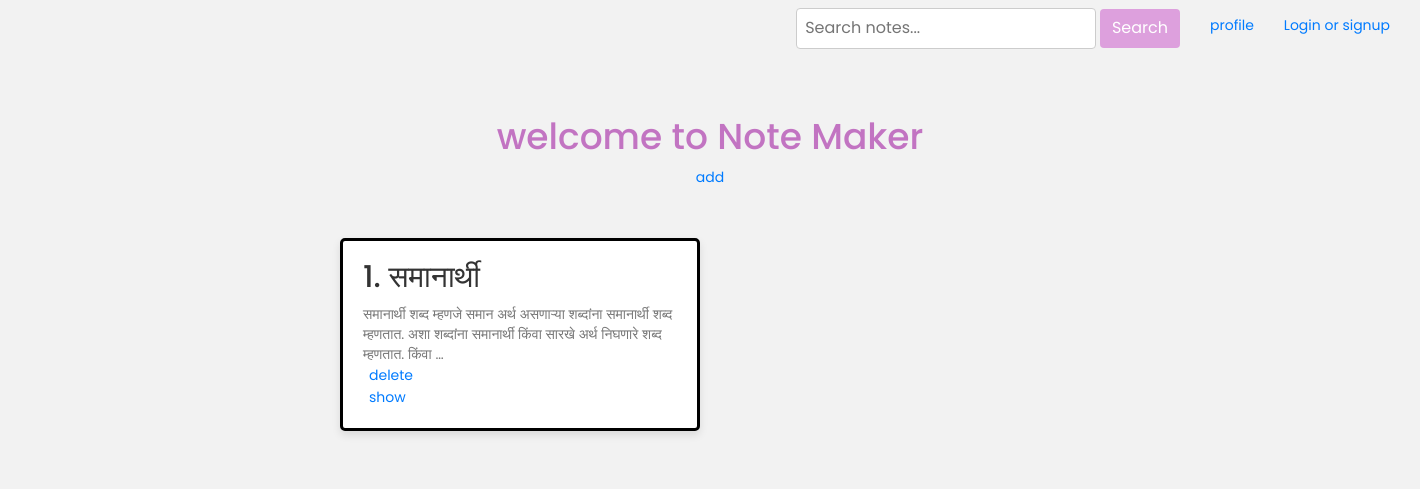
Before: / with the older database file.
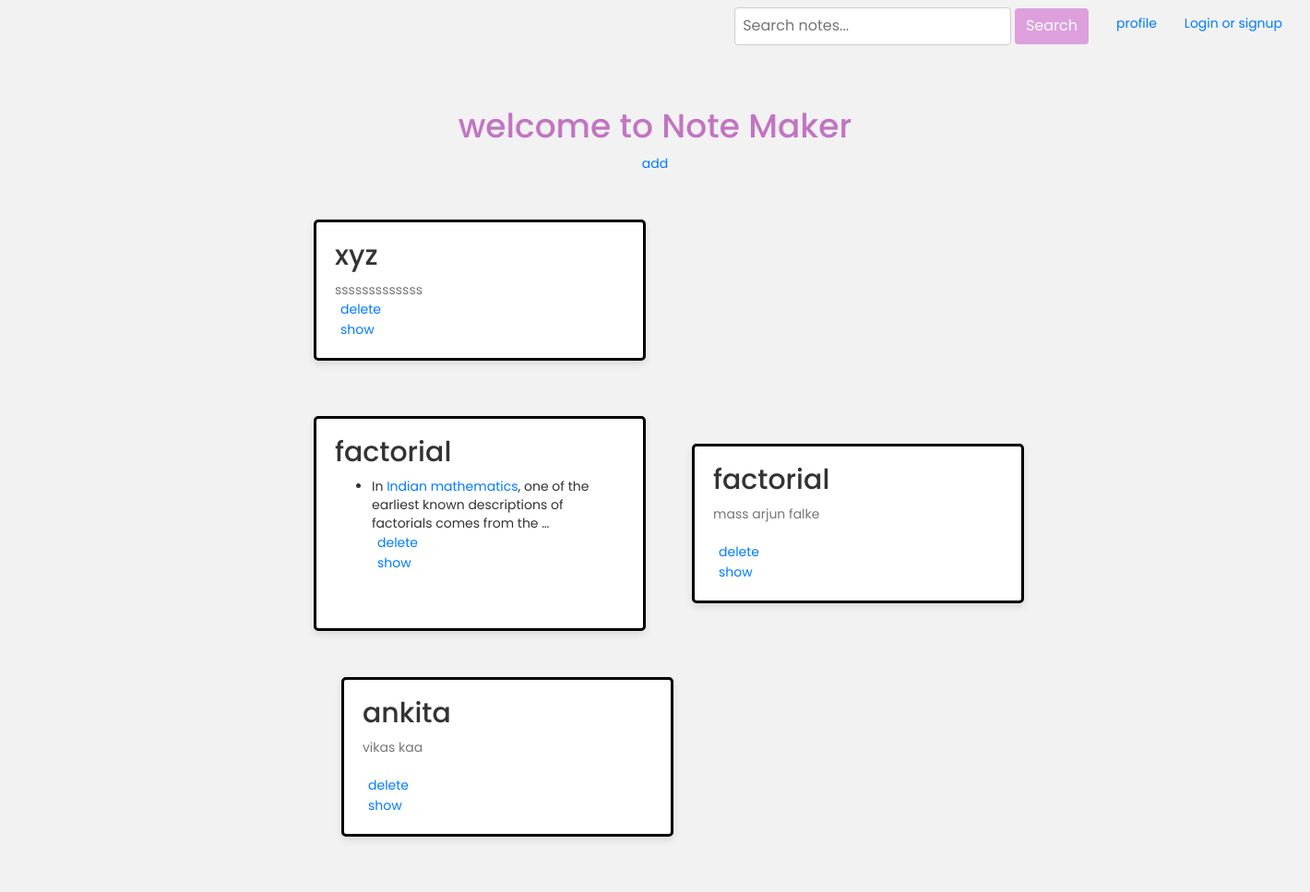
After: the same page with the newer database file.
### myapp/models.py (models this page shows)
class AddNotes(models.Model):
    subject = models.CharField(max_length=100)
    chapter = models.CharField(max_length=100)
    notes = RichTextField(blank=True,null=True)

### myapp/views.py (the view)
# urls.py: path('', views.index,name='index'),
@csrf_protect
def index(request):
    if request.method=='POST':
        username=request.POST['username']
        password=request.POST['password']
        user=auth.authenticate(username=username,password=password)
        if user is not None:
            auth.login(request,user)
            return redirect('/')
    else:
        at=AddNotes.objects.all()
        return render(request,'index.html',{'at':at})

### templates/index.html (shortened to what this page needs)
<!DOCTYPE html>
<html>
<head>
  <link rel="stylesheet" href="https://maxcdn.bootstrapcdn.com/bootstrap/3.3.7/css/bootstrap.min.css">
		<link rel="stylesheet" href="https://cdnjs.cloudflare.com/ajax/libs/font-awesome/4.7.0/css/font-awesome.min.css">
</head>
<body>
    <nav  style="border-radius:0px !important; margin:0;border: 0">
        <div class="container-fluid">
            <div class="collapse navbar-collapse" id="myNavbar">
                <ul class="nav navbar-nav navbar-right">
                    <li><a href="user"></span> profile</a></li>
                    {% if user.is_authenticated %}
                    <li><a href="logout"><span class="glyphicon glyphicon-log-in"></span> logout</a></li>
                    {% else %}
                    <li><a href="" data-toggle="modal" data-target="#myModal"></span> Login or signup</a></li>
                    {%endif%}
                </ul>
                <form class="navbar-form navbar-right" action="search" method="post">
                  <div class="input-group">
                    <div class="search-bar">
                    <input type="text" placeholder="Search notes..." name="search">
                    <button class="search-button">Search</button>
                  </div>
                    </div>
                  </div>
            </div>
    </nav>
  <div class="container3">
    {% if user.is_authenticated%}
    <h1 style="color: rgb(194, 116, 194);">{{user.username}}, welcome to Note Maker</h1>
    {%else%}
    <h1 style="color: rgb(194, 116, 194);">welcome to Note Maker</h1>
    {%endif%}
<button><a href="AddNote">add</a></button>
</div>
{% for i in at %}
<div class="container">
    <div class="notes">
      <div class="note">
        <h2>{{i.chapter}}</h2>
        <p>{{i.notes|safe|truncatewords:20}}</p>
        <form action="/del/{{i.id}}" method="post" >
          <button>delete</button>
        </form>
        <form action="/show/{{i.id}}" method="post">
          <button>show</button>
        </form>
      </div>
      <br>
    </div>
  </div>
  {%endfor%}
</body>
</html>

### templates/index.html (style rules this page uses)
body { font-family: 'Poppins', Arial, sans-serif; background-color: #f2f2f2; margin: 0; }
.container { max-width: 800px; margin: 0 auto; padding: 20px; }
h1 { text-align: center; color: #333; }
.search-bar { margin-bottom: 20px; text-align: center; }
.search-bar input[type="text"] { width: 300px; padding: 8px; font-size: 16px; border: 1px solid #ccc; border-radius: 4px; }
.search-button { padding: 8px 12px; font-size: 16px; background-color: plum; color: #fff; border: none; border-radius: 4px; cursor: pointer; }
.notes { display: grid; grid-template-columns: repeat(auto-fit, minmax(250px, 1fr)); grid-gap: 20px; }
.note { background-color: #fff; padding: 20px; border-radius: 5px; box-shadow: 0 4px 8px rgba(0, 0, 0, 0.1); transition: transform 0.2s ease; border: solid black; align-items: center; }
.note h2 { margin-top: 0; color: #333; }
.note p { margin-bottom: 0; color: #777; }
a { color: #007BFF; }
button { cursor: pointer; border: none; background-color: transparent; color: #007BFF; }
.container3 { max-width: 800px; margin: 0 auto; padding: 20px; text-align: center; color: rgb(194, 116, 194); }
@media screen and (min-width: 1024px) { .container { padding: 30px; } }
@media screen and (min-width: 1024px) { .search-bar input[type="text"] { width: 300px; } }
@media screen and (min-width: 1024px) { .notes { grid-template-columns: repeat(auto-fit, minmax(250px, 1fr)); } }

Changed rows visible on the page:
removed AddNotes: chapter "1. समानार्थी", notes "समानार्थी शब्द म्हणजे समान अर्थ असणाऱ्या शब्दांना समानार्थी शब्द म्हणतात. अशा शब्दांना समानार्थी किंवा सारखे अर्थ निघणारे शब्द म्हणतात. किंवा …"
added AddNotes: chapter "xyz", notes "sssssssssssss"
added AddNotes: chapter "factorial", notes "In Indian mathematics , one of the earliest known descriptions of factorials comes from the …"
added AddNotes: chapter "factorial", notes "mass arjun falke"
added AddNotes: chapter "ankita", notes "vikas kaa"
